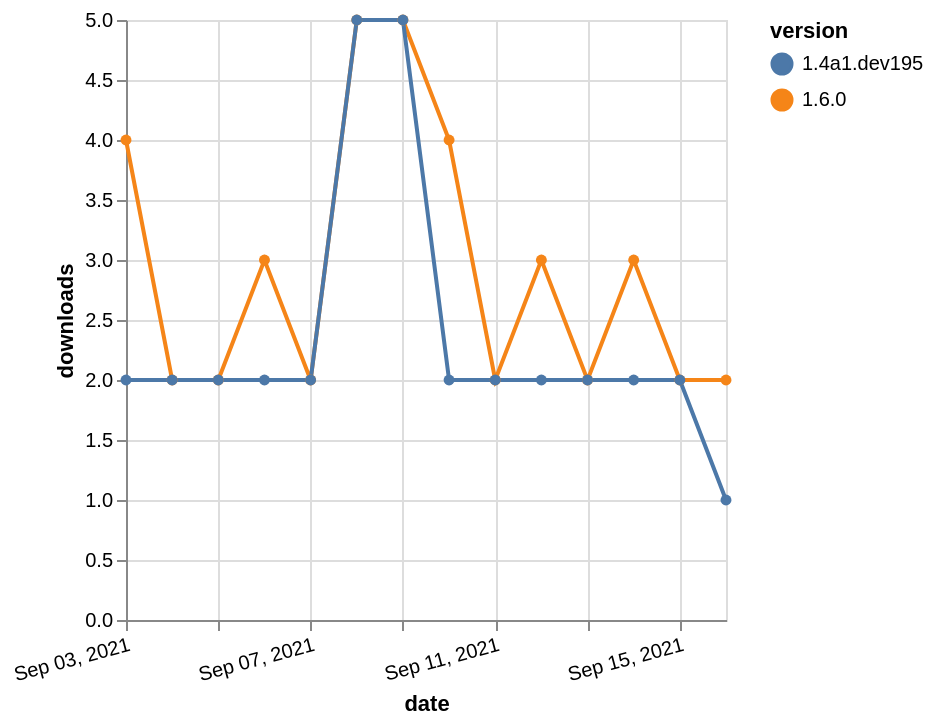

Write the Vega-Lite specification saved for this chart.
### Vega-Lite specification from a JSON file in a GitHub repository (floating-point values rounded to 4 significant figures)
{"$schema": "https://vega.github.io/schema/vega-lite/v5.json", "description": "A simple bar chart with embedded data.", "data": {"values": [{"date": "2021-09-03", "total": 6013, "delta": 4, "version": "1.6.0"}, {"date": "2021-09-04", "total": 6015, "delta": 2, "version": "1.6.0"}, {"date": "2021-09-05", "total": 6017, "delta": 2, "version": "1.6.0"}, {"date": "2021-09-06", "total": 6020, "delta": 3, "version": "1.6.0"}, {"date": "2021-09-07", "total": 6022, "delta": 2, "version": "1.6.0"}, {"date": "2021-09-08", "total": 6027, "delta": 5, "version": "1.6.0"}, {"date": "2021-09-09", "total": 6032, "delta": 5, "version": "1.6.0"}, {"date": "2021-09-10", "total": 6036, "delta": 4, "version": "1.6.0"}, {"date": "2021-09-11", "total": 6038, "delta": 2, "version": "1.6.0"}, {"date": "2021-09-12", "total": 6041, "delta": 3, "version": "1.6.0"}, {"date": "2021-09-13", "total": 6043, "delta": 2, "version": "1.6.0"}, {"date": "2021-09-14", "total": 6046, "delta": 3, "version": "1.6.0"}, {"date": "2021-09-15", "total": 6048, "delta": 2, "version": "1.6.0"}, {"date": "2021-09-16", "total": 6050, "delta": 2, "version": "1.6.0"}, {"date": "2021-09-03", "total": 5347, "delta": 2, "version": "1.4a1.dev195"}, {"date": "2021-09-04", "total": 5349, "delta": 2, "version": "1.4a1.dev195"}, {"date": "2021-09-05", "total": 5351, "delta": 2, "version": "1.4a1.dev195"}, {"date": "2021-09-06", "total": 5353, "delta": 2, "version": "1.4a1.dev195"}, {"date": "2021-09-07", "total": 5355, "delta": 2, "version": "1.4a1.dev195"}, {"date": "2021-09-08", "total": 5360, "delta": 5, "version": "1.4a1.dev195"}, {"date": "2021-09-09", "total": 5365, "delta": 5, "version": "1.4a1.dev195"}, {"date": "2021-09-10", "total": 5367, "delta": 2, "version": "1.4a1.dev195"}, {"date": "2021-09-11", "total": 5369, "delta": 2, "version": "1.4a1.dev195"}, {"date": "2021-09-12", "total": 5371, "delta": 2, "version": "1.4a1.dev195"}, {"date": "2021-09-13", "total": 5373, "delta": 2, "version": "1.4a1.dev195"}, {"date": "2021-09-14", "total": 5375, "delta": 2, "version": "1.4a1.dev195"}, {"date": "2021-09-15", "total": 5377, "delta": 2, "version": "1.4a1.dev195"}, {"date": "2021-09-16", "total": 5378, "delta": 1, "version": "1.4a1.dev195"}]}, "width": "container", "mark": {"type": "line", "point": {"filled": true}}, "encoding": {"x": {"field": "date", "type": "temporal", "timeUnit": "yearmonthdate", "title": "date", "axis": {"labelAngle": -15}}, "y": {"field": "delta", "type": "quantitative", "title": "downloads"}, "color": {"field": "version", "type": "nominal"}, "tooltip": {"field": "delta"}}}
